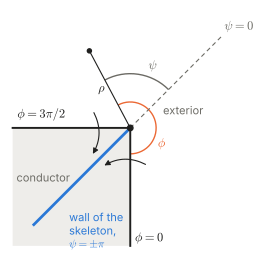

Reproduce this figure in Python.
"""Sketch for the edge derivation of the cube section: cross-section normal
to an edge, with the exterior wedge 0 < phi < 3 pi / 2, the angle psi from
the exterior bisector, and the wall of the skeleton (the interior bisector)
on which the continuations through the two faces meet.

    python3 fig_wedge.py      # writes fig_wedge.pdf/.png
"""
import matplotlib

matplotlib.use("Agg")
import matplotlib.pyplot as plt
import numpy as np
from matplotlib.patches import Arc, FancyArrowPatch

BLUE, ORANGE = "#2a78d6", "#eb6834"
INK, MUTED, BODY = "#1f1f1e", "#6b6a64", "#eeedea"

if __name__ == "__main__":
    plt.rcParams.update({"font.size": 9, "text.color": INK, "mathtext.fontset": "cm"})
    fig, ax = plt.subplots(figsize=(3.3, 3.1))
    L = 1.0
    ax.fill([-L, 0, 0, -L], [-L, -L, 0, 0], color=BODY, lw=0)                       # the conductor: the quadrant x, y < 0
    ax.plot([0, 0], [-L, 0], color=INK, lw=1.4)                                     # face phi = 0
    ax.plot([-L, 0], [0, 0], color=INK, lw=1.4)                                     # face phi = 3 pi / 2
    ax.plot([0, 0.78], [0, 0.78], color=MUTED, lw=0.8, ls=(0, (4, 3)))              # exterior bisector, psi = 0
    ax.plot([0, -0.82], [0, -0.82], color=BLUE, lw=2.0)                             # wall of the skeleton
    ax.plot(0, 0, "o", color=INK, ms=4)
    # a point of the exterior, its radius and the two angles
    ang = np.deg2rad(118.0)
    P = 0.74 * np.array([np.cos(ang), np.sin(ang)])
    ax.plot([0, P[0]], [0, P[1]], color=INK, lw=0.8)
    ax.plot(*P, "o", color=INK, ms=3)
    ax.text(0.5 * P[0] - 0.07, 0.5 * P[1] + 0.02, r"$\rho$", ha="center", va="center")
    ax.add_patch(Arc((0, 0), 0.44, 0.44, theta1=-90, theta2=118, color=ORANGE, lw=1.0))
    ax.text(0.27, -0.13, r"$\phi$", color=ORANGE, ha="center", va="center")
    ax.add_patch(Arc((0, 0), 0.92, 0.92, theta1=45, theta2=118, color=MUTED, lw=1.0))
    ax.text(0.19, 0.53, r"$\psi$", color=MUTED, ha="center", va="center")
    ax.text(0.80, 0.80, r"$\psi = 0$", color=MUTED, ha="left", va="bottom")
    ax.text(0.04, -0.93, r"$\phi = 0$", ha="left", va="center")
    ax.text(-0.96, 0.05, r"$\phi = 3\pi/2$", ha="left", va="bottom")
    ax.text(-0.52, -0.87, "wall of the\nskeleton,\n" + r"$\psi = \pm\pi$", color=BLUE, ha="left", va="center", fontsize=8)
    ax.text(0.45, 0.15, "exterior", color=MUTED, ha="center", va="center", fontsize=8)
    ax.text(-0.74, -0.42, "conductor", color=MUTED, ha="center", va="center", fontsize=8)
    # the two continuations into the conductor
    for (x0, y0), (x1, y1), rad in (((0.15, -0.32), (-0.24, -0.33), 0.3), ((-0.32, 0.15), (-0.33, -0.24), -0.3)):
        ax.add_patch(FancyArrowPatch((x0, y0), (x1, y1), connectionstyle=f"arc3,rad={rad}", arrowstyle="-|>", mutation_scale=8,
                                     color=INK, lw=0.8))
    ax.set_xlim(-1.02, 1.12)
    ax.set_ylim(-1.02, 1.0)
    ax.set_aspect("equal")
    ax.axis("off")
    fig.savefig("fig_wedge.pdf", bbox_inches="tight")
    fig.savefig("fig_wedge.png", dpi=200, bbox_inches="tight")
    print("wrote fig_wedge.pdf/.png")
